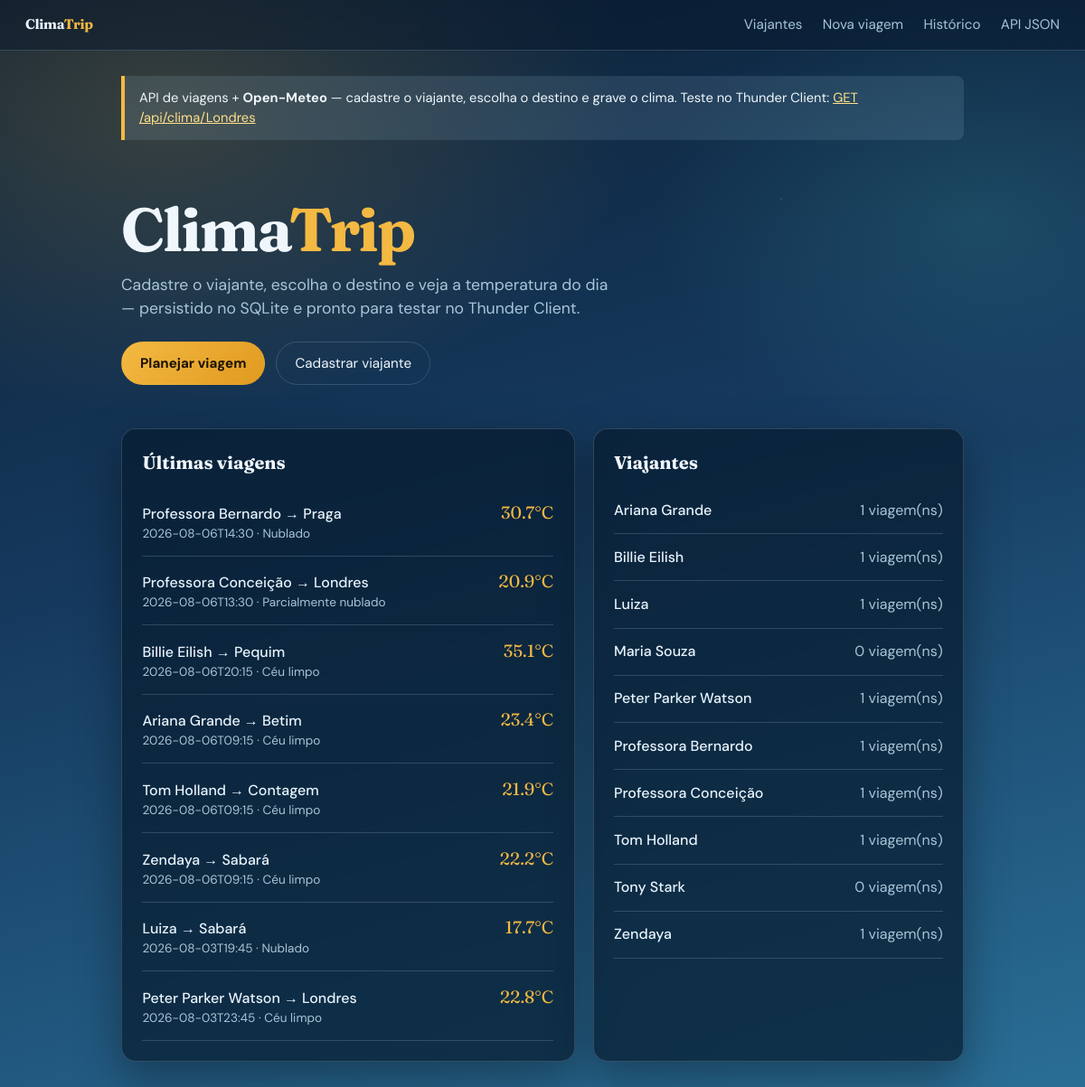
The page / on the database its author committed.
### models/viagem.py (models this page shows, shortened)
class Viagem(ModeloBase):
    __tablename__ = "viagens"
    viajante_id = db.Column(db.Integer, db.ForeignKey("viajantes.id"), nullable=False)
    destino = db.Column(db.String(120), nullable=False)
    pais = db.Column(db.String(80), default="")
    latitude = db.Column(db.Float, nullable=False)
    longitude = db.Column(db.Float, nullable=False)
    data_consulta = db.Column(db.String(30), nullable=False)
    temperatura_c = db.Column(db.Float, nullable=False)
    vento_kmh = db.Column(db.Float, nullable=False)
    umidade = db.Column(db.Integer, nullable=True)
    codigo_clima = db.Column(db.Integer, nullable=True)
    descricao_clima = db.Column(db.String(80), default="")
    viajante = db.relationship("Viajante", back_populates="viagens")
    @classmethod
    def listar(cls):
        return cls.query.order_by(cls.id.desc()).all()

### models/viajante.py (models this page shows, shortened)
class Viajante(ModeloBase):
    __tablename__ = "viajantes"
    nome = db.Column(db.String(120), nullable=False, unique=True)
    viagens = db.relationship(
        "Viagem",
        back_populates="viajante",
        cascade="all, delete-orphan",
        lazy="dynamic",
    )
    @classmethod
    def listar(cls):
        return cls.query.order_by(cls.nome).all()

### controllers/viagens_controller.py (the view)
@viagens_bp.route("/")
def home():
    viagens = Viagem.listar()[:8]
    viajantes = Viajante.listar()
    return render_template("home.html", viagens=viagens, viajantes=viajantes)

### views/templates/home.html
{% extends "layout.html" %}
{% block content %}
<section class="hero">
    <h1 class="hero-brand">Clima<em>Trip</em></h1>
    <p>
        Cadastre o viajante, escolha o destino e veja a temperatura do dia —
        persistido no SQLite e pronto para testar no Thunder Client.
    </p>
    <div class="hero-actions">
        <a class="btn btn-primario" href="{{ url_for('viagens.nova_viagem') }}">Planejar viagem</a>
        <a class="btn" href="{{ url_for('viagens.viajantes') }}">Cadastrar viajante</a>
    </div>
</section>
<div class="grid-2" style="margin-top: 1.5rem;">
    <section class="painel">
        <h2 class="secao-titulo">Últimas viagens</h2>
        {% if viagens %}
            <ul class="lista">
                {% for v in viagens %}
                <li>
                    <div>
                        <a href="{{ url_for('viagens.detalhe_viagem', viagem_id=v.id) }}">
                            {{ v.viajante.nome }} → {{ v.destino }}
                        </a>
                        <div style="color: var(--texto-suave); font-size: 0.85rem;">
                            {{ v.data_consulta }} · {{ v.descricao_clima }}
                        </div>
                    </div>
                    <span class="temp">{{ v.temperatura_c }}°C</span>
                </li>
                {% endfor %}
            </ul>
        {% else %}
            <p class="vazio">Nenhuma viagem ainda. Crie a primeira!</p>
        {% endif %}
    </section>
    <section class="painel">
        <h2 class="secao-titulo">Viajantes</h2>
        {% if viajantes %}
            <ul class="lista">
                {% for pessoa in viajantes %}
                <li>
                    <a href="{{ url_for('viagens.detalhe_viajante', viajante_id=pessoa.id) }}">
                        {{ pessoa.nome }}
                    </a>
                    <span style="color: var(--texto-suave);">{{ pessoa.viagens.count() }} viagem(ns)</span>
                </li>
                {% endfor %}
            </ul>
        {% else %}
            <p class="vazio">Cadastre um viajante para começar.</p>
        {% endif %}
    </section>
</div>
{% endblock %}

### views/templates/layout.html (shortened to what this page needs)
<!DOCTYPE html>
<html lang="pt-BR">
<head>
    <link rel="stylesheet" href="{{ url_for('static', filename='css/style.css') }}">
</head>
<body>
    <nav class="nav">
        <a class="nav-brand" href="{{ url_for('viagens.home') }}">Clima<span>Trip</span></a>
        <a href="{{ url_for('viagens.viajantes') }}">Viajantes</a>
        <a href="{{ url_for('viagens.nova_viagem') }}">Nova viagem</a>
        <a href="{{ url_for('viagens.lista_viagens') }}">Histórico</a>
        <a href="/api/viagens" target="_blank">API JSON</a>
    </nav>
    <main class="container">
        <div class="aviso-api">
            API de viagens + <strong>Open-Meteo</strong> —
            cadastre o viajante, escolha o destino e grave o clima.
            Teste no Thunder Client: <a href="/api/clima/Londres" target="_blank">GET /api/clima/Londres</a>
        </div>
        {% block content %}{% endblock %}
    </main>
</body>
</html>

### views/static/css/style.css (style rules this page uses)
* { box-sizing: border-box; }
:root { --céu-topo: #0b1f33; --céu-meio: #163a5f; --céu-baixo: #2a6f97; --névoa: rgba(186, 230, 253, 0.12); --sol: #f4b942; --sol-suave: #ffe08a; --gelo: #e8f4fc; --texto: #f0f7fc; --texto-suave: #a8c5d8; --card: rgba(8, 28, 48, 0.72); --borda: rgba(168, 197, 216, 0.22); --erro: #ff7b72; --sucesso: #5eead4; --sombra: 0 18px 50px rgba(0, 0, 0, 0.35); }
body { margin: 0; min-height: 100vh; font-family: "DM Sans", sans-serif; color: var(--texto); background: radial-gradient(ellipse 80% 50% at 15% 10%, rgba(244, 185, 66, 0.18), transparent 55%), radial-gradient(ellipse 60% 40% at 90% 20%, rgba(94, 234, 212, 0.12), transparent 50%), linear-gradient(165deg, var(--céu-topo) 0%, var(--céu-meio) 45%, var(--céu-baixo) 100%); background-attachment: fixed; line-height: 1.5; }
body::before { content: ""; position: fixed; inset: 0; pointer-events: none; background-image: radial-gradient(1.5px 1.5px at 12% 22%, rgba(255, 255, 255, 0.35), transparent), radial-gradient(1px 1px at 38% 68%, rgba(255, 255, 255, 0.25), transparent), radial-gradient(1.5px 1.5px at 72% 18%, rgba(255, 255, 255, 0.3), transparent), radial-gradient(1px 1px at 88% 55%, rgba(255, 255, 255, 0.2), transparent); animation: drift 40s linear infinite; opacity: 0.7; z-index: 0; }
.nav, .container, .hero { position: relative; z-index: 1; }
.nav { display: flex; flex-wrap: wrap; gap: 0.85rem 1.4rem; align-items: center; padding: 1rem 1.75rem; border-bottom: 1px solid var(--borda); backdrop-filter: blur(10px); background: rgba(8, 24, 42, 0.45); }
.nav a { color: var(--texto-suave); text-decoration: none; font-size: 0.95rem; transition: color 0.2s; }
.nav-brand { font-family: "Fraunces", serif; font-weight: 700; font-size: 1.35rem; color: var(--gelo) !important; margin-right: auto; letter-spacing: -0.02em; }
.nav-brand span { color: var(--sol); }
.container { max-width: 980px; margin: 0 auto; padding: 1.75rem 1.5rem 3rem; }
.hero { padding: 2.5rem 0 1.5rem; animation: fade-up 0.7s ease both; }
.hero-brand { font-family: "Fraunces", serif; font-size: clamp(2.6rem, 7vw, 4.2rem); line-height: 1.05; margin: 0 0 0.75rem; letter-spacing: -0.03em; }
.hero-brand em { font-style: normal; color: var(--sol); }
.hero p { max-width: 34rem; color: var(--texto-suave); font-size: 1.1rem; margin: 0 0 1.5rem; }
.hero-actions { display: flex; flex-wrap: wrap; gap: 0.75rem; }
h1 { font-family: "Fraunces", serif; font-size: 2rem; margin: 0 0 0.35rem; letter-spacing: -0.02em; }
.aviso-api { background: var(--névoa); border-left: 4px solid var(--sol); padding: 0.85rem 1rem; margin-bottom: 1.5rem; border-radius: 0 8px 8px 0; font-size: 0.92rem; animation: fade-up 0.6s ease both; }
.aviso-api a { color: var(--sol-suave); }
.painel { background: var(--card); border: 1px solid var(--borda); border-radius: 16px; padding: 1.4rem; box-shadow: var(--sombra); backdrop-filter: blur(12px); animation: fade-up 0.75s ease both; }
.grid-2 { display: grid; grid-template-columns: 1.1fr 0.9fr; gap: 1.25rem; }
.btn { display: inline-block; padding: 0.7rem 1.25rem; background: transparent; color: var(--texto); text-decoration: none; border: 1px solid var(--borda); border-radius: 999px; font-size: 0.95rem; font-family: inherit; cursor: pointer; transition: background 0.2s, border-color 0.2s, transform 0.15s; }
.btn-primario { background: linear-gradient(135deg, var(--sol), #e09a20); color: #1a1205; border-color: transparent; font-weight: 700; }
.lista { list-style: none; padding: 0; margin: 0; }
.lista li { display: flex; justify-content: space-between; gap: 1rem; align-items: baseline; padding: 0.85rem 0; border-bottom: 1px solid var(--borda); }
.lista a { color: var(--gelo); text-decoration: none; font-weight: 500; }
.lista .temp { color: var(--sol); font-family: "Fraunces", serif; font-size: 1.2rem; white-space: nowrap; }
.secao-titulo { font-family: "Fraunces", serif; font-size: 1.25rem; margin: 0 0 0.75rem; }

### rows shown on the page
Viagem: viajante.nome "Professora Bernardo", destino "Praga", data_consulta "2026-08-06T14:30", descricao_clima "Nublado", temperatura_c "30.7"
Viagem: viajante.nome "Professora Conceição", destino "Londres", data_consulta "2026-08-06T13:30", descricao_clima "Parcialmente nublado", temperatura_c "20.9"
Viagem: viajante.nome "Billie Eilish", destino "Pequim", data_consulta "2026-08-06T20:15", descricao_clima "Céu limpo", temperatura_c "35.1"
Viagem: viajante.nome "Ariana Grande", destino "Betim", data_consulta "2026-08-06T09:15", descricao_clima "Céu limpo", temperatura_c "23.4"
Viagem: viajante.nome "Tom Holland", destino "Contagem", data_consulta "2026-08-06T09:15", descricao_clima "Céu limpo", temperatura_c "21.9"
Viagem: viajante.nome "Zendaya", destino "Sabará", data_consulta "2026-08-06T09:15", descricao_clima "Céu limpo", temperatura_c "22.2"
Viagem: viajante.nome "Luiza", destino "Sabará", data_consulta "2026-08-03T19:45", descricao_clima "Nublado", temperatura_c "17.7"
Viagem: viajante.nome "Peter Parker Watson", destino "Londres", data_consulta "2026-08-03T23:45", descricao_clima "Céu limpo", temperatura_c "22.8"
Viajante: nome "Ariana Grande", viagens.count "1"
Viajante: nome "Billie Eilish", viagens.count "1"
Viajante: nome "Luiza", viagens.count "1"
Viajante: nome "Maria Souza", viagens.count "0"
Viajante: nome "Peter Parker Watson", viagens.count "1"
Viajante: nome "Professora Bernardo", viagens.count "1"
Viajante: nome "Professora Conceição", viagens.count "1"
Viajante: nome "Tom Holland", viagens.count "1"
Viajante: nome "Tony Stark", viagens.count "0"
Viajante: nome "Zendaya", viagens.count "1"
